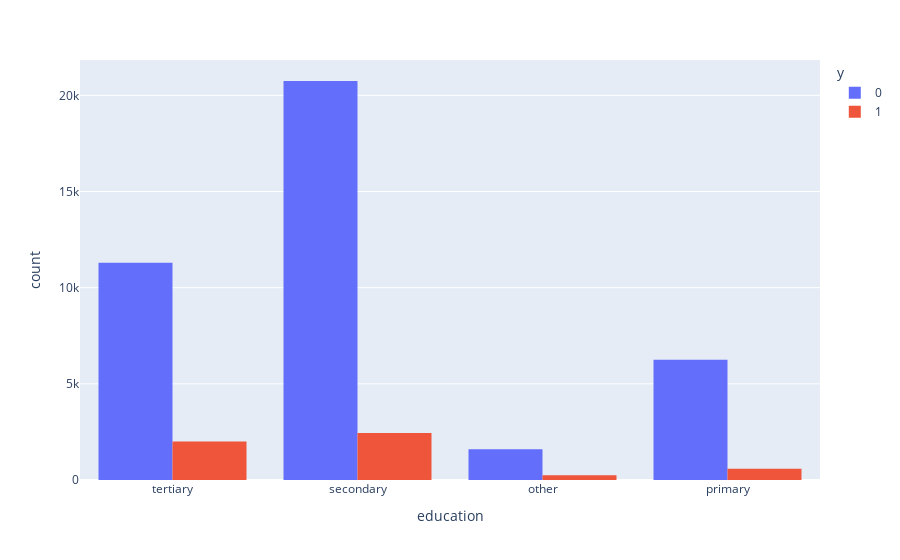

This figure's notebook cell:
### Code cell
px.histogram(data, x="education", color="y", barmode = 'group')

### Figure 1 — Plotly figure (JSON) as saved in the notebook; plotly's stock layout.template omitted (floating-point values rounded to 4 significant figures; data arrays with more than 128 entries replaced by an {"elided": "..."} marker saying what was removed)
{"data": [{"alignmentgroup": "True", "bingroup": "x", "hovertemplate": "y=0<br>education=%{x}<br>count=%{y}<extra></extra>", "legendgroup": "0", "marker": {"color": "#636efa"}, "name": "0", "offsetgroup": "0", "orientation": "v", "showlegend": true, "type": "histogram", "x": {"elided": "39901 str values"}, "xaxis": "x", "yaxis": "y"}, {"alignmentgroup": "True", "bingroup": "x", "hovertemplate": "y=1<br>education=%{x}<br>count=%{y}<extra></extra>", "legendgroup": "1", "marker": {"color": "#EF553B"}, "name": "1", "offsetgroup": "1", "orientation": "v", "showlegend": true, "type": "histogram", "x": {"elided": "5289 str values"}, "xaxis": "x", "yaxis": "y"}], "layout": {"barmode": "group", "legend": {"title": {"text": "y"}, "tracegroupgap": 0}, "margin": {"t": 60}, "xaxis": {"anchor": "y", "domain": [0, 1], "title": {"text": "education"}}, "yaxis": {"anchor": "x", "domain": [0, 1], "title": {"text": "count"}}}}
